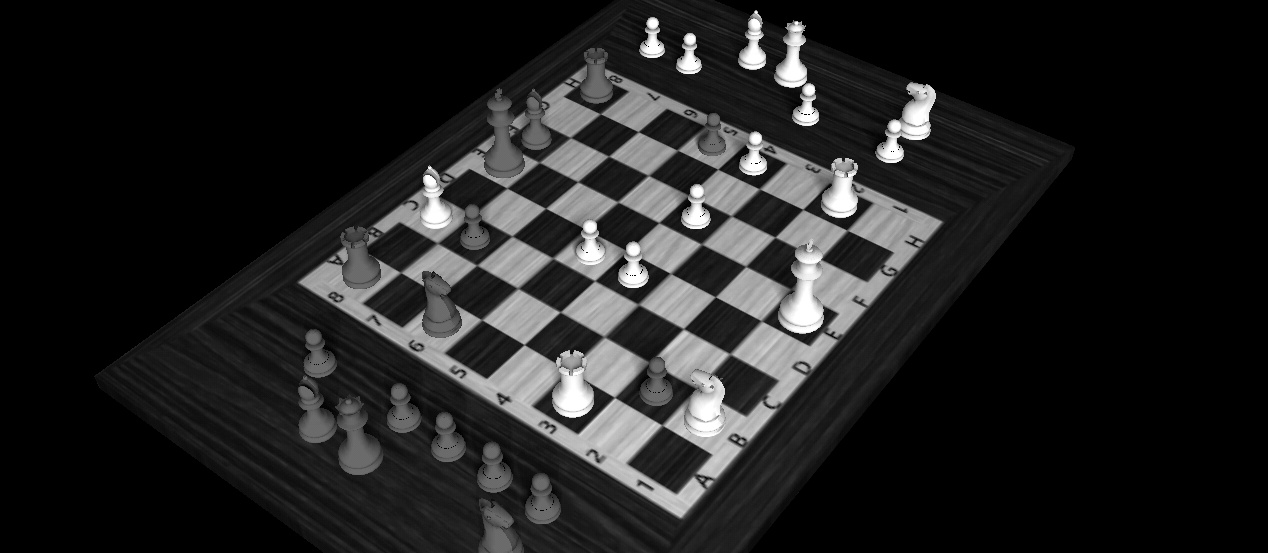
//> input picture C++ Chess/test.jpg, 1268 x 553 px
$ ./main test.jpg   (built with g++ and OpenCV 4)
//> lines starting //> are read from the running program, lines starting //| are printed output that depends on the picture; after the words box and inside, x2 and y2 are one past the last pixel; in counts of white or black regions, pixels touching at a corner belong together
//> further down, image is the input picture: 553 rows x 1268 cols, CV_8UC3; min 0, max 255, mean 34
#include <cv.h>
#include <highgui.h>
#include <iostream>
#include <math.h>


using namespace cv;
using namespace std;

double  mask_l[553][1268], mask_r[553][1268],  mask_t[553][1268], mask_b[553][1268] = {{0}};
double mask[553][1268];

int erosion_elem = 0;
int erosion_size = 0;

void extractChessBoard(Mat image_gray) {
 	Mat thr, segIm, thrIm, linesMat, color_thrIm;
 	cv::threshold(image_gray, thr, 0, 255, CV_THRESH_BINARY | CV_THRESH_OTSU);
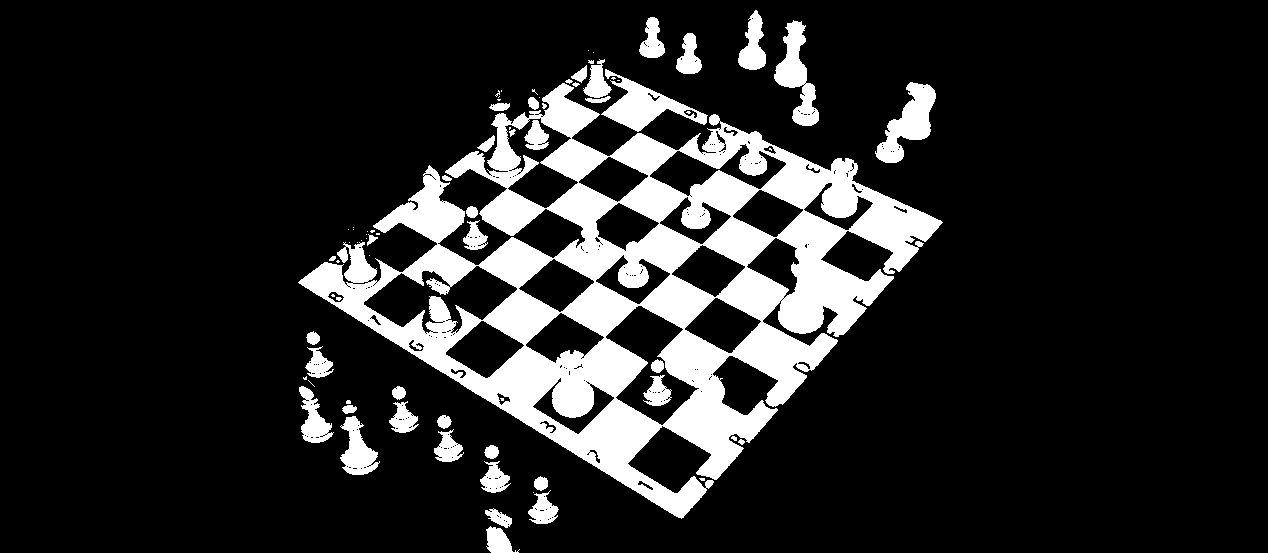
//> thr: 553 rows x 1268 cols, CV_8UC1; 15.3% white; 77 white regions (35 under 20 px), largest, box (x1, y1, x2, y2) and area: (298, 83, 943, 519) 88214, (601, 69, 708, 132) 2392, (875, 82, 936, 163) 2269
 	cv::Canny(thr, thrIm, 50, 200, 3);
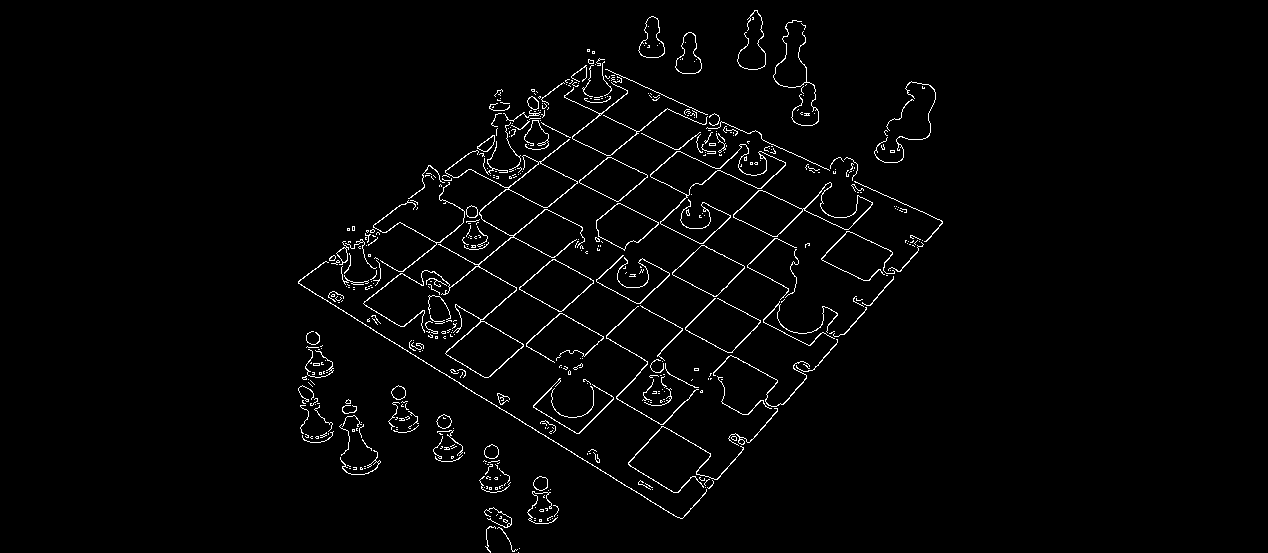
//> thrIm: 553 rows x 1268 cols, CV_8UC1; 2.1% white in thin lines or dots, all inside (x1, y1, x2, y2) = (298, 10, 943, 553)
	imwrite( "Canny.jpg", thr);
    cvtColor( thrIm, color_thrIm, CV_GRAY2BGR );

    vector<Vec4i> lines;
    HoughLinesP( thrIm, lines, 1, CV_PI/180, 50, 20, 300 );
//> lines = 58 lines (x1, y1, x2, y2), first 8: [500, 512, 928, 84], [698, 501, 942, 221], [437, 422, 812, 84], [298, 281, 649, 17], [349, 437, 805, 40], [500, 102, 865, 280], [343, 241, 710, 453], [437, 423, 813, 85]

    int im_ht  = image_gray.rows;
//> im_ht = 553
    int im_wid = image_gray.cols;
//> im_wid = 1268

    imwrite( "Hough.jpg", thrIm);

    for( size_t i = 0; i < lines.size(); i++ ) {
    	float rho = lines[i][0], theta = lines[i][1];
        Point pt1, pt2;
        double a = cos(theta), b = sin(theta);
        double x0 = a*rho, y0 = b*rho;
        pt1.x = cvRound(x0 + 1000*(-b));
        pt1.y = cvRound(y0 + 1000*(a));
        pt2.x = cvRound(x0 - 1000*(-b));
        pt2.y = cvRound(y0 - 1000*(a));
        line( color_thrIm, Point(lines[i][0], lines[i][1]), Point(lines[i][2], lines[i][3]), Scalar(0,0,255), 3, 3 );
        signed int m = ( pt2.y - pt1.y) / (pt2.x - pt1.x);
    }
//> this loop made 58 passes
//> (rho, theta, a, b, x0, y0, m) on passes 1 to 12: (500, 512, -0.997, 0.0795, -498.4, 39.76, 12), (698, 501, -0.0839, -0.996, -58.58, -695.5, 0), (437, 422, 0.518, 0.856, 226.3, 373.9, 0), (298, 281, -0.172, -0.985, -51.16, -293.6, 0), (349, 437, -0.95, -0.313, -331.4, -109.3, -3), (500, 102, 0.102, 0.995, 50.79, 497.4, 0), (343, 241, -0.62, 0.785, -212.5, 269.2, 0), (437, 423, -0.44, 0.898, -192.4, 392.4, 0), (572, 101, 0.892, 0.452, 510.2, 258.6, -1), (306, 409, 0.829, 0.559, 253.8, 171, -1), (309, 349, -0.96, -0.279, -296.7, -86.35, -3), (353, 431, -0.824, -0.566, -291, -199.8, -1)
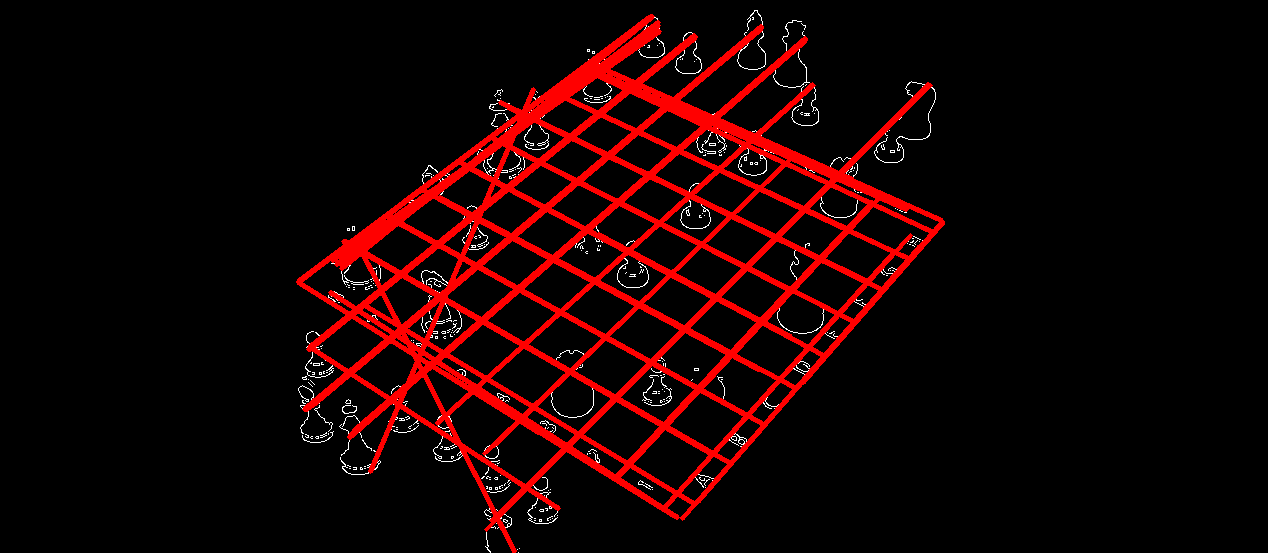
//> color_thrIm: 553 rows x 1268 cols, CV_8UC3; mean B, G, R 1.9, 1.9, 25
    imwrite( "HoughLines.jpg", color_thrIm);
    cvtColor( color_thrIm, color_thrIm, CV_BGR2GRAY );
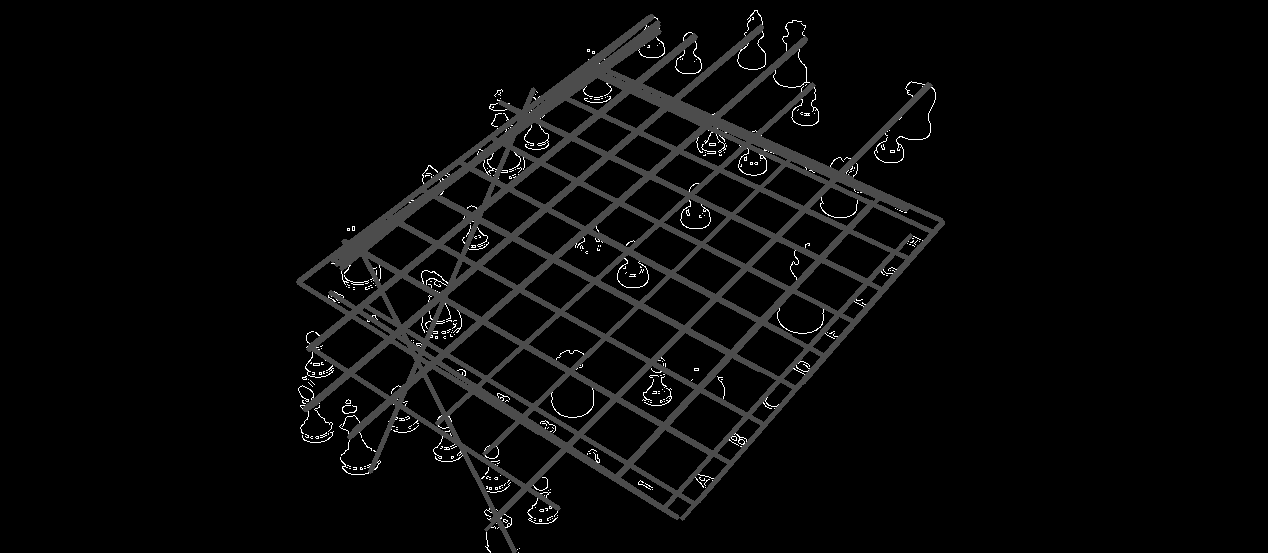
//> color_thrIm: 553 rows x 1268 cols, CV_8UC1; min 0, max 255, mean 8.8


    Mat mask = color_thrIm - thrIm;
//> mask: 553 rows x 1268 cols, CV_8UC1; values 0 (black) and 76 (white), 7.7% white; 11 white regions (9 under 20 px), largest, box (x1, y1, x2, y2) and area: (296, 14, 945, 553) 53793, (368, 423, 392, 474) 237
    cv::morphologyEx(mask, mask, cv::MORPH_CLOSE, cv::getStructuringElement(cv::MORPH_ELLIPSE, cv::Size(4,4)));
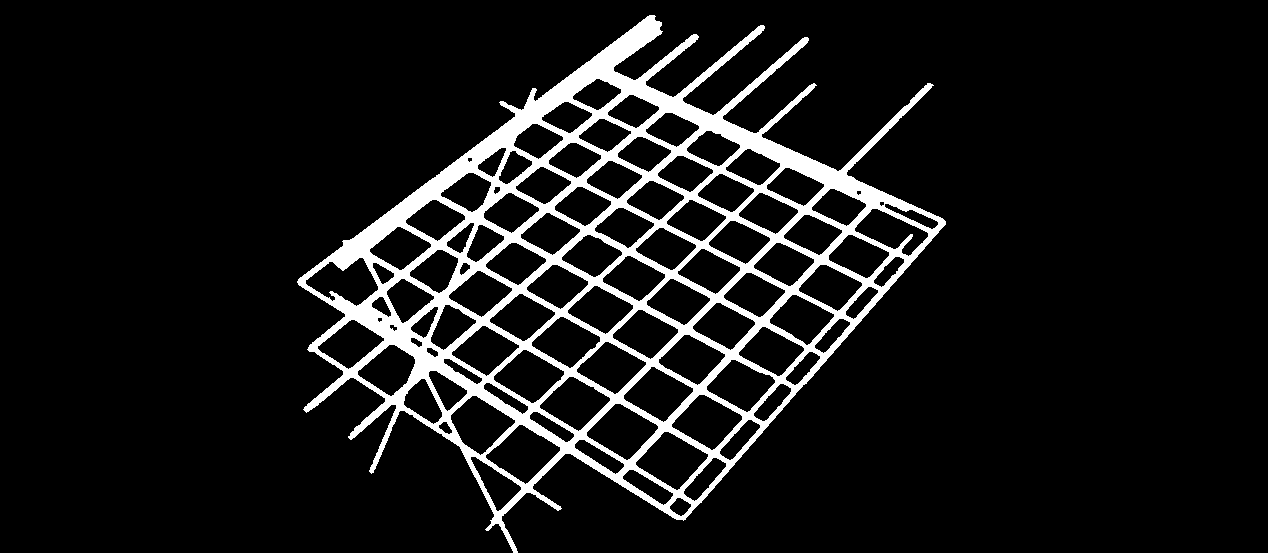
//> mask: 553 rows x 1268 cols, CV_8UC1; values 0 (black) and 76 (white), 9.3% white; 1 white region, box (x1, y1, x2, y2) and area: (297, 15, 946, 553) 65390

    Mat dst;
    int erosion_type;

	imwrite( "Result_mask.jpg", mask);

    int erosion_size = 1;
    Mat element = getStructuringElement(cv::MORPH_CROSS, cv::Size(2 * erosion_size + 1, 2 * erosion_size + 1), cv::Point(erosion_size, erosion_size) );
    int rows1 = element.rows;
    int cols1 = element.cols;

	imwrite( "Result_before.jpg", thrIm);
    erode(mask,dst,element);
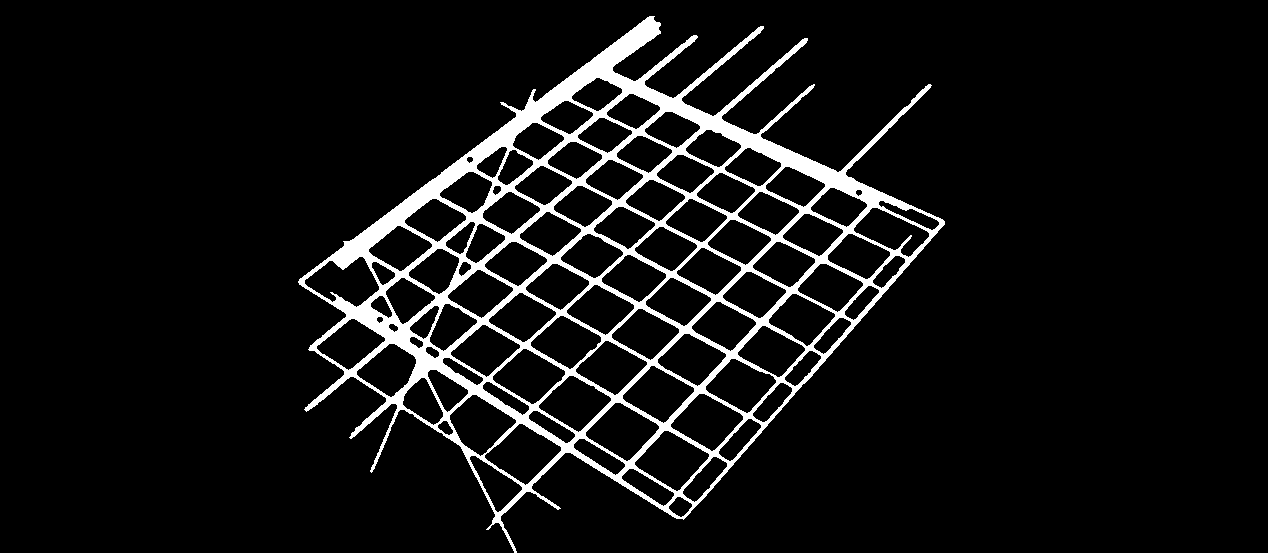
//> dst: 553 rows x 1268 cols, CV_8UC1; values 0 (black) and 76 (white), 7.4% white; 1 white region, box (x1, y1, x2, y2) and area: (298, 16, 945, 553) 51576
	imwrite( "Result.jpg", dst);
    namedWindow( "Result window", CV_WINDOW_AUTOSIZE );
    //imshow( "Result window", dst );

}


int main( int argc, char** argv ) {
    char* imageName = argv[1];

    Mat image, mask;
    image = imread( imageName, 1 );

    if( argc != 2 || !image.data ) {
      printf( " No image data \n " );
      return -1;
    }


    Mat gray_image;
    cvtColor( image, gray_image, CV_BGR2GRAY );


    extractChessBoard(gray_image);

    waitKey(0);

    return 0;
}
